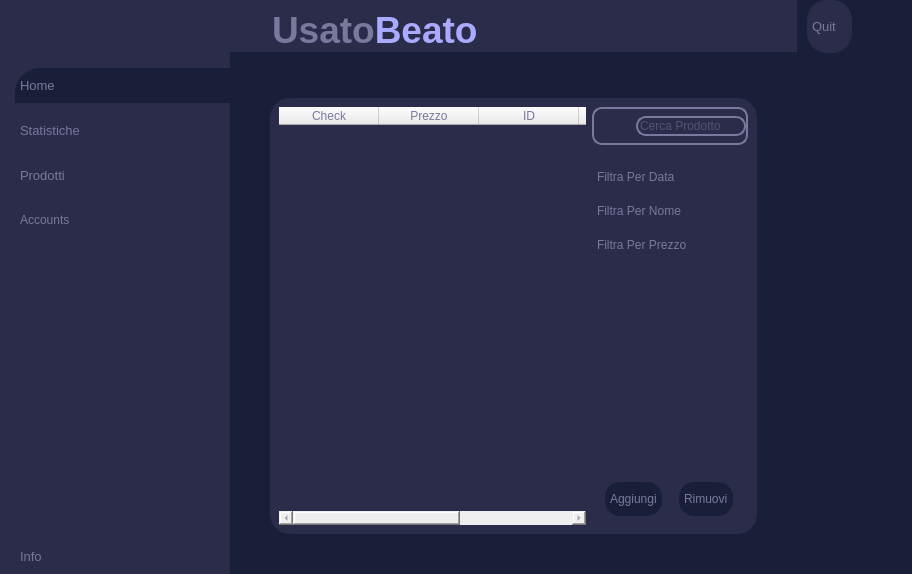
<?xml version="1.0" encoding="UTF-8"?>
<ui version="4.0">
 <class>MainWindow</class>
 <widget class="QMainWindow" name="MainWindow">
  <property name="geometry">
   <rect>
    <x>0</x>
    <y>0</y>
    <width>912</width>
    <height>574</height>
   </rect>
  </property>
  <property name="windowTitle">
   <string>MainWindow</string>
  </property>
  <property name="styleSheet">
   <string notr="true">#MainWindow{
	background-color:#1a1f39;
}</string>
  </property>
  <widget class="QWidget" name="centralwidget">
   <property name="styleSheet">
    <string notr="true">
*{
color: #78799c;
border: none;
}

#frame_2, #frame_5{
	background-color: #2a2c49;
}

#mainBody,#centralwidget{
	background-color: #1a1f39;
}

QLineEdit{
	background-color:transparent;
}

#searchFrame, QLineEdit{
	border-radius: 10px;
	border: 2px solid #78799c;
}

#appHeader{
	color:#78799c;
}

#prodottiHeader{
	color:  #a06ce3;
}

#avantiarw{
	border: 1px solid #a06ce3;
	background-color: #a06ce3 ;
	border-radius: 5px;
	
}

#finestreSecondarie{
	background-color: #2a2c49;
	border: solid;
	border-radius: 20px;
}

QLabel{
	color:#78799c;
}

#mainFrame{
	background-color: #2a2c49;
}

#homeBtn{
	color:#78799c;
	background-color:#1a1f39;
	padding : 10px 5px;
	text-align:left;
	border-top-left-radius:25px;
}

QPushButton{
	padding : 10px 5px;
	text-align:left;
	color:#78799c;
	font: 10pt &quot;Leelawadee UI&quot;;
}


#frame_3{
	background-color:#2a2c49;
	border: solid;
	border-radius: 20px;
}
QTableWidget{
	background-color:#2a2c49;
	border: solid;
}
</string>
   </property>
   <layout class="QHBoxLayout" name="horizontalLayout">
    <property name="spacing">
     <number>0</number>
    </property>
    <property name="leftMargin">
     <number>0</number>
    </property>
    <property name="topMargin">
     <number>0</number>
    </property>
    <property name="rightMargin">
     <number>0</number>
    </property>
    <property name="bottomMargin">
     <number>0</number>
    </property>
    <item>
     <widget class="QCustomSlideMenu" name="leftMenu" native="true">
      <property name="minimumSize">
       <size>
        <width>230</width>
        <height>0</height>
       </size>
      </property>
      <property name="maximumSize">
       <size>
        <width>230</width>
        <height>16777215</height>
       </size>
      </property>
      <layout class="QVBoxLayout" name="verticalLayout_3">
       <property name="spacing">
        <number>0</number>
       </property>
       <property name="leftMargin">
        <number>0</number>
       </property>
       <property name="topMargin">
        <number>0</number>
       </property>
       <property name="rightMargin">
        <number>0</number>
       </property>
       <property name="bottomMargin">
        <number>0</number>
       </property>
       <item>
        <widget class="QFrame" name="frame_5">
         <property name="frameShape">
          <enum>QFrame::StyledPanel</enum>
         </property>
         <property name="frameShadow">
          <enum>QFrame::Raised</enum>
         </property>
         <layout class="QHBoxLayout" name="horizontalLayout_9">
          <property name="spacing">
           <number>0</number>
          </property>
          <property name="leftMargin">
           <number>0</number>
          </property>
          <property name="topMargin">
           <number>68</number>
          </property>
          <property name="rightMargin">
           <number>0</number>
          </property>
          <property name="bottomMargin">
           <number>0</number>
          </property>
         </layout>
        </widget>
       </item>
       <item>
        <widget class="QFrame" name="frame_2">
         <property name="sizePolicy">
          <sizepolicy hsizetype="Preferred" vsizetype="Expanding">
           <horstretch>0</horstretch>
           <verstretch>0</verstretch>
          </sizepolicy>
         </property>
         <property name="frameShape">
          <enum>QFrame::StyledPanel</enum>
         </property>
         <property name="frameShadow">
          <enum>QFrame::Raised</enum>
         </property>
         <layout class="QVBoxLayout" name="verticalLayout_4">
          <property name="spacing">
           <number>0</number>
          </property>
          <property name="leftMargin">
           <number>0</number>
          </property>
          <property name="topMargin">
           <number>0</number>
          </property>
          <property name="rightMargin">
           <number>0</number>
          </property>
          <property name="bottomMargin">
           <number>0</number>
          </property>
          <item>
           <widget class="QFrame" name="frame_6">
            <property name="sizePolicy">
             <sizepolicy hsizetype="Preferred" vsizetype="Expanding">
              <horstretch>0</horstretch>
              <verstretch>0</verstretch>
             </sizepolicy>
            </property>
            <property name="frameShape">
             <enum>QFrame::StyledPanel</enum>
            </property>
            <property name="frameShadow">
             <enum>QFrame::Raised</enum>
            </property>
            <layout class="QVBoxLayout" name="verticalLayout_5">
             <property name="spacing">
              <number>10</number>
             </property>
             <property name="leftMargin">
              <number>15</number>
             </property>
             <property name="topMargin">
              <number>0</number>
             </property>
             <property name="rightMargin">
              <number>0</number>
             </property>
             <property name="bottomMargin">
              <number>0</number>
             </property>
             <item>
              <widget class="QPushButton" name="homeBtn">
               <property name="font">
                <font>
                 <family>Leelawadee UI</family>
                 <pointsize>10</pointsize>
                 <weight>50</weight>
                 <italic>false</italic>
                 <bold>false</bold>
                </font>
               </property>
               <property name="cursor">
                <cursorShape>PointingHandCursor</cursorShape>
               </property>
               <property name="text">
                <string>Home</string>
               </property>
               <property name="icon">
                <iconset resource="resources.qrc">
                 <normaloff>:/purpleIcons/assets/#78799c(purple) icons/home.svg</normaloff>:/purpleIcons/assets/#78799c(purple) icons/home.svg</iconset>
               </property>
               <property name="iconSize">
                <size>
                 <width>24</width>
                 <height>24</height>
                </size>
               </property>
              </widget>
             </item>
             <item>
              <widget class="QPushButton" name="statisticBtn">
               <property name="font">
                <font>
                 <family>Leelawadee UI</family>
                 <pointsize>10</pointsize>
                 <weight>50</weight>
                 <italic>false</italic>
                 <bold>false</bold>
                </font>
               </property>
               <property name="cursor">
                <cursorShape>PointingHandCursor</cursorShape>
               </property>
               <property name="text">
                <string>Statistiche</string>
               </property>
               <property name="icon">
                <iconset resource="resources.qrc">
                 <normaloff>:/purpleIcons/assets/#78799c(purple) icons/trending-up.svg</normaloff>:/purpleIcons/assets/#78799c(purple) icons/trending-up.svg</iconset>
               </property>
               <property name="iconSize">
                <size>
                 <width>24</width>
                 <height>24</height>
                </size>
               </property>
              </widget>
             </item>
             <item>
              <widget class="QPushButton" name="prodottiBtn">
               <property name="font">
                <font>
                 <family>Leelawadee UI</family>
                 <pointsize>10</pointsize>
                 <weight>50</weight>
                 <italic>false</italic>
                 <bold>false</bold>
                </font>
               </property>
               <property name="cursor">
                <cursorShape>PointingHandCursor</cursorShape>
               </property>
               <property name="text">
                <string>Prodotti</string>
               </property>
               <property name="icon">
                <iconset resource="resources.qrc">
                 <normaloff>:/purpleIcons/assets/#78799c(purple) icons/shopping-cart.svg</normaloff>:/purpleIcons/assets/#78799c(purple) icons/shopping-cart.svg</iconset>
               </property>
               <property name="iconSize">
                <size>
                 <width>24</width>
                 <height>24</height>
                </size>
               </property>
              </widget>
             </item>
             <item>
              <widget class="QPushButton" name="accountBtn">
               <property name="cursor">
                <cursorShape>PointingHandCursor</cursorShape>
               </property>
               <property name="text">
                <string>Accounts</string>
               </property>
               <property name="icon">
                <iconset resource="resources.qrc">
                 <normaloff>:/purpleIcons/assets/#78799c(purple) icons/users.svg</normaloff>:/purpleIcons/assets/#78799c(purple) icons/users.svg</iconset>
               </property>
              </widget>
             </item>
             <item alignment="Qt::AlignBottom">
              <widget class="QPushButton" name="infoBtn">
               <property name="font">
                <font>
                 <family>Leelawadee UI</family>
                 <pointsize>10</pointsize>
                 <weight>50</weight>
                 <italic>false</italic>
                 <bold>false</bold>
                </font>
               </property>
               <property name="cursor">
                <cursorShape>PointingHandCursor</cursorShape>
               </property>
               <property name="text">
                <string>Info</string>
               </property>
               <property name="icon">
                <iconset resource="resources.qrc">
                 <normaloff>:/purpleIcons/assets/#78799c(purple) icons/info.svg</normaloff>:/purpleIcons/assets/#78799c(purple) icons/info.svg</iconset>
               </property>
               <property name="iconSize">
                <size>
                 <width>24</width>
                 <height>24</height>
                </size>
               </property>
              </widget>
             </item>
            </layout>
           </widget>
          </item>
         </layout>
        </widget>
       </item>
      </layout>
     </widget>
    </item>
    <item>
     <widget class="QWidget" name="mainBody" native="true">
      <property name="sizePolicy">
       <sizepolicy hsizetype="Expanding" vsizetype="Preferred">
        <horstretch>0</horstretch>
        <verstretch>0</verstretch>
       </sizepolicy>
      </property>
      <property name="minimumSize">
       <size>
        <width>0</width>
        <height>0</height>
       </size>
      </property>
      <layout class="QVBoxLayout" name="verticalLayout">
       <property name="leftMargin">
        <number>0</number>
       </property>
       <property name="topMargin">
        <number>0</number>
       </property>
       <property name="rightMargin">
        <number>0</number>
       </property>
       <property name="bottomMargin">
        <number>0</number>
       </property>
       <item alignment="Qt::AlignTop">
        <widget class="QWidget" name="mainFrame" native="true">
         <layout class="QHBoxLayout" name="horizontalLayout_2">
          <property name="leftMargin">
           <number>0</number>
          </property>
          <property name="rightMargin">
           <number>0</number>
          </property>
          <property name="bottomMargin">
           <number>0</number>
          </property>
          <item alignment="Qt::AlignLeft|Qt::AlignTop">
           <widget class="QWidget" name="widget" native="true">
            <layout class="QHBoxLayout" name="horizontalLayout_3">
             <property name="spacing">
              <number>0</number>
             </property>
             <property name="leftMargin">
              <number>0</number>
             </property>
             <property name="topMargin">
              <number>0</number>
             </property>
             <property name="rightMargin">
              <number>0</number>
             </property>
             <property name="bottomMargin">
              <number>0</number>
             </property>
             <item>
              <widget class="QPushButton" name="menuButton">
               <property name="text">
                <string/>
               </property>
               <property name="icon">
                <iconset resource="resources.qrc">
                 <normaloff>:/purpleIcons/assets/#78799c(purple) icons/menu.svg</normaloff>:/purpleIcons/assets/#78799c(purple) icons/menu.svg</iconset>
               </property>
               <property name="iconSize">
                <size>
                 <width>24</width>
                 <height>24</height>
                </size>
               </property>
              </widget>
             </item>
             <item>
              <widget class="QLabel" name="applicationName">
               <property name="text">
                <string>&lt;html&gt;&lt;head/&gt;&lt;body&gt;&lt;p&gt;&lt;span style=&quot; font-size:28pt; font-weight:600;&quot;&gt;Usato&lt;/span&gt;&lt;span style=&quot; font-size:28pt; font-weight:600; color:#aaaaff;&quot;&gt;Beato&lt;/span&gt;&lt;/p&gt;&lt;/body&gt;&lt;/html&gt;</string>
               </property>
              </widget>
             </item>
            </layout>
           </widget>
          </item>
          <item alignment="Qt::AlignHCenter|Qt::AlignTop">
           <widget class="QWidget" name="widget_2" native="true">
            <layout class="QHBoxLayout" name="horizontalLayout_4"/>
           </widget>
          </item>
          <item alignment="Qt::AlignRight|Qt::AlignTop">
           <widget class="QWidget" name="widget_3" native="true">
            <layout class="QHBoxLayout" name="horizontalLayout_6">
             <property name="spacing">
              <number>0</number>
             </property>
             <property name="leftMargin">
              <number>0</number>
             </property>
             <property name="topMargin">
              <number>0</number>
             </property>
             <property name="rightMargin">
              <number>0</number>
             </property>
             <property name="bottomMargin">
              <number>0</number>
             </property>
             <item>
              <widget class="QPushButton" name="accountButton">
               <property name="cursor">
                <cursorShape>PointingHandCursor</cursorShape>
               </property>
               <property name="text">
                <string/>
               </property>
               <property name="icon">
                <iconset resource="resources.qrc">
                 <normaloff>:/purpleIcons/assets/#78799c(purple) icons/user.svg</normaloff>:/purpleIcons/assets/#78799c(purple) icons/user.svg</iconset>
               </property>
               <property name="iconSize">
                <size>
                 <width>32</width>
                 <height>32</height>
                </size>
               </property>
              </widget>
             </item>
            </layout>
           </widget>
          </item>
         </layout>
        </widget>
       </item>
       <item>
        <widget class="QWidget" name="widget_4" native="true">
         <property name="sizePolicy">
          <sizepolicy hsizetype="Preferred" vsizetype="Expanding">
           <horstretch>0</horstretch>
           <verstretch>0</verstretch>
          </sizepolicy>
         </property>
         <layout class="QVBoxLayout" name="verticalLayout_2">
          <property name="leftMargin">
           <number>40</number>
          </property>
          <property name="topMargin">
           <number>40</number>
          </property>
          <property name="rightMargin">
           <number>40</number>
          </property>
          <property name="bottomMargin">
           <number>40</number>
          </property>
          <item>
           <widget class="QStackedWidget" name="finestreSecondarie">
            <property name="currentIndex">
             <number>3</number>
            </property>
            <widget class="QWidget" name="home">
             <layout class="QVBoxLayout" name="verticalLayout_8">
              <item>
               <widget class="QLabel" name="label_6">
                <property name="text">
                 <string>HOME</string>
                </property>
               </widget>
              </item>
             </layout>
            </widget>
            <widget class="QWidget" name="statistiche">
             <widget class="QLabel" name="label">
              <property name="geometry">
               <rect>
                <x>180</x>
                <y>160</y>
                <width>55</width>
                <height>16</height>
               </rect>
              </property>
              <property name="text">
               <string>Statistiche</string>
              </property>
             </widget>
            </widget>
            <widget class="QWidget" name="accounts">
             <widget class="QLabel" name="label_5">
              <property name="geometry">
               <rect>
                <x>200</x>
                <y>130</y>
                <width>55</width>
                <height>16</height>
               </rect>
              </property>
              <property name="text">
               <string>Accounts</string>
              </property>
             </widget>
            </widget>
            <widget class="QWidget" name="prodotti">
             <layout class="QHBoxLayout" name="horizontalLayout_7">
              <item>
               <widget class="QTableWidget" name="tableWidget">
                <column>
                 <property name="text">
                  <string>Check</string>
                 </property>
                 <property name="toolTip">
                  <string notr="true"/>
                 </property>
                 <property name="background">
                  <color>
                   <red>170</red>
                   <green>170</green>
                   <blue>255</blue>
                  </color>
                 </property>
                </column>
                <column>
                 <property name="text">
                  <string>Prezzo</string>
                 </property>
                </column>
                <column>
                 <property name="text">
                  <string>ID</string>
                 </property>
                </column>
                <column>
                 <property name="text">
                  <string>Nome</string>
                 </property>
                </column>
                <column>
                 <property name="text">
                  <string>Data</string>
                 </property>
                </column>
               </widget>
              </item>
              <item>
               <widget class="QFrame" name="frame">
                <property name="sizePolicy">
                 <sizepolicy hsizetype="Preferred" vsizetype="Preferred">
                  <horstretch>0</horstretch>
                  <verstretch>0</verstretch>
                 </sizepolicy>
                </property>
                <property name="minimumSize">
                 <size>
                  <width>100</width>
                  <height>0</height>
                 </size>
                </property>
                <property name="frameShape">
                 <enum>QFrame::StyledPanel</enum>
                </property>
                <property name="frameShadow">
                 <enum>QFrame::Raised</enum>
                </property>
                <layout class="QVBoxLayout" name="verticalLayout_9">
                 <property name="spacing">
                  <number>0</number>
                 </property>
                 <property name="leftMargin">
                  <number>0</number>
                 </property>
                 <property name="topMargin">
                  <number>0</number>
                 </property>
                 <property name="rightMargin">
                  <number>0</number>
                 </property>
                 <property name="bottomMargin">
                  <number>0</number>
                 </property>
                 <item alignment="Qt::AlignHCenter">
                  <widget class="QFrame" name="searchFrame">
                   <property name="maximumSize">
                    <size>
                     <width>200</width>
                     <height>16777215</height>
                    </size>
                   </property>
                   <property name="font">
                    <font>
                     <stylestrategy>PreferDefault</stylestrategy>
                    </font>
                   </property>
                   <property name="cursor">
                    <cursorShape>IBeamCursor</cursorShape>
                   </property>
                   <property name="focusPolicy">
                    <enum>Qt::NoFocus</enum>
                   </property>
                   <property name="contextMenuPolicy">
                    <enum>Qt::CustomContextMenu</enum>
                   </property>
                   <property name="toolTip">
                    <string/>
                   </property>
                   <property name="whatsThis">
                    <string/>
                   </property>
                   <property name="accessibleName">
                    <string/>
                   </property>
                   <property name="accessibleDescription">
                    <string/>
                   </property>
                   <property name="frameShape">
                    <enum>QFrame::StyledPanel</enum>
                   </property>
                   <property name="frameShadow">
                    <enum>QFrame::Raised</enum>
                   </property>
                   <layout class="QHBoxLayout" name="horizontalLayout_8">
                    <property name="spacing">
                     <number>0</number>
                    </property>
                    <property name="leftMargin">
                     <number>0</number>
                    </property>
                    <property name="topMargin">
                     <number>0</number>
                    </property>
                    <property name="rightMargin">
                     <number>0</number>
                    </property>
                    <property name="bottomMargin">
                     <number>0</number>
                    </property>
                    <item>
                     <widget class="QPushButton" name="pushButton_6">
                      <property name="text">
                       <string/>
                      </property>
                      <property name="icon">
                       <iconset resource="resources.qrc">
                        <normaloff>:/purpleIcons/assets/#78799c(purple) icons/search.svg</normaloff>:/purpleIcons/assets/#78799c(purple) icons/search.svg</iconset>
                      </property>
                     </widget>
                    </item>
                    <item>
                     <widget class="QLineEdit" name="search_le">
                      <property name="inputMask">
                       <string/>
                      </property>
                      <property name="text">
                       <string/>
                      </property>
                      <property name="placeholderText">
                       <string>Cerca Prodotto</string>
                      </property>
                     </widget>
                    </item>
                   </layout>
                  </widget>
                 </item>
                 <item>
                  <widget class="QFrame" name="frame_4">
                   <property name="sizePolicy">
                    <sizepolicy hsizetype="Preferred" vsizetype="Expanding">
                     <horstretch>0</horstretch>
                     <verstretch>0</verstretch>
                    </sizepolicy>
                   </property>
                   <property name="frameShape">
                    <enum>QFrame::StyledPanel</enum>
                   </property>
                   <property name="frameShadow">
                    <enum>QFrame::Raised</enum>
                   </property>
                   <layout class="QVBoxLayout" name="verticalLayout_10">
                    <property name="spacing">
                     <number>0</number>
                    </property>
                    <property name="leftMargin">
                     <number>0</number>
                    </property>
                    <property name="topMargin">
                     <number>0</number>
                    </property>
                    <property name="rightMargin">
                     <number>0</number>
                    </property>
                    <property name="bottomMargin">
                     <number>0</number>
                    </property>
                    <item alignment="Qt::AlignTop">
                     <widget class="QFrame" name="frame_7">
                      <property name="frameShape">
                       <enum>QFrame::StyledPanel</enum>
                      </property>
                      <property name="frameShadow">
                       <enum>QFrame::Raised</enum>
                      </property>
                      <layout class="QHBoxLayout" name="horizontalLayout_10">
                       <property name="spacing">
                        <number>0</number>
                       </property>
                       <property name="leftMargin">
                        <number>0</number>
                       </property>
                       <property name="topMargin">
                        <number>15</number>
                       </property>
                       <property name="rightMargin">
                        <number>0</number>
                       </property>
                       <property name="bottomMargin">
                        <number>0</number>
                       </property>
                       <item alignment="Qt::AlignTop">
                        <widget class="QGroupBox" name="groupBox">
                         <property name="title">
                          <string/>
                         </property>
                         <layout class="QVBoxLayout">
                          <property name="spacing">
                           <number>0</number>
                          </property>
                          <property name="leftMargin">
                           <number>0</number>
                          </property>
                          <property name="topMargin">
                           <number>0</number>
                          </property>
                          <property name="rightMargin">
                           <number>0</number>
                          </property>
                          <property name="bottomMargin">
                           <number>0</number>
                          </property>
                          <item>
                           <widget class="QPushButton" name="pushButton_4">
                            <property name="cursor">
                             <cursorShape>PointingHandCursor</cursorShape>
                            </property>
                            <property name="text">
                             <string>Filtra Per Data</string>
                            </property>
                            <property name="icon">
                             <iconset resource="resources.qrc">
                              <normaloff>:/purpleIcons/assets/#78799c(purple) icons/filter.svg</normaloff>:/purpleIcons/assets/#78799c(purple) icons/filter.svg</iconset>
                            </property>
                           </widget>
                          </item>
                          <item>
                           <widget class="QPushButton" name="pushButton_5">
                            <property name="cursor">
                             <cursorShape>PointingHandCursor</cursorShape>
                            </property>
                            <property name="text">
                             <string>Filtra Per Nome</string>
                            </property>
                            <property name="icon">
                             <iconset resource="resources.qrc">
                              <normaloff>:/purpleIcons/assets/#78799c(purple) icons/filter.svg</normaloff>:/purpleIcons/assets/#78799c(purple) icons/filter.svg</iconset>
                            </property>
                           </widget>
                          </item>
                          <item alignment="Qt::AlignTop">
                           <widget class="QPushButton" name="pushButton_2">
                            <property name="cursor">
                             <cursorShape>PointingHandCursor</cursorShape>
                            </property>
                            <property name="text">
                             <string>Filtra Per Prezzo</string>
                            </property>
                            <property name="icon">
                             <iconset resource="resources.qrc">
                              <normaloff>:/purpleIcons/assets/#78799c(purple) icons/filter.svg</normaloff>:/purpleIcons/assets/#78799c(purple) icons/filter.svg</iconset>
                            </property>
                           </widget>
                          </item>
                         </layout>
                        </widget>
                       </item>
                      </layout>
                     </widget>
                    </item>
                   </layout>
                  </widget>
                 </item>
                 <item alignment="Qt::AlignTop">
                  <widget class="QFrame" name="frame_salva_rimuovi">
                   <property name="sizePolicy">
                    <sizepolicy hsizetype="Preferred" vsizetype="Expanding">
                     <horstretch>0</horstretch>
                     <verstretch>0</verstretch>
                    </sizepolicy>
                   </property>
                   <property name="minimumSize">
                    <size>
                     <width>0</width>
                     <height>30</height>
                    </size>
                   </property>
                   <property name="styleSheet">
                    <string notr="true">QPushButton{
	color:#78799c;
	background-color:#1a1f39;
	border-radius: 15px;
	padding : 10px 5px;
	text-align:left;
	padding : 10px 5px;
	text-align:left;
	color:#78799c;
	font: 10pt &quot;Leelawadee UI&quot;;
}
</string>
                   </property>
                   <property name="frameShape">
                    <enum>QFrame::StyledPanel</enum>
                   </property>
                   <property name="frameShadow">
                    <enum>QFrame::Raised</enum>
                   </property>
                   <layout class="QHBoxLayout" name="horizontalLayout_5">
                    <item alignment="Qt::AlignHCenter">
                     <widget class="QPushButton" name="aggiungiBtn">
                      <property name="cursor">
                       <cursorShape>PointingHandCursor</cursorShape>
                      </property>
                      <property name="text">
                       <string>Aggiungi</string>
                      </property>
                      <property name="icon">
                       <iconset resource="resources.qrc">
                        <normaloff>:/purpleIcons/assets/#78799c(purple) icons/plus.svg</normaloff>:/purpleIcons/assets/#78799c(purple) icons/plus.svg</iconset>
                      </property>
                     </widget>
                    </item>
                    <item alignment="Qt::AlignHCenter">
                     <widget class="QPushButton" name="rimuoviBtn">
                      <property name="cursor">
                       <cursorShape>PointingHandCursor</cursorShape>
                      </property>
                      <property name="text">
                       <string>Rimuovi</string>
                      </property>
                      <property name="icon">
                       <iconset resource="resources.qrc">
                        <normaloff>:/purpleIcons/assets/#78799c(purple) icons/minus.svg</normaloff>:/purpleIcons/assets/#78799c(purple) icons/minus.svg</iconset>
                      </property>
                     </widget>
                    </item>
                   </layout>
                  </widget>
                 </item>
                </layout>
               </widget>
              </item>
             </layout>
            </widget>
            <widget class="QWidget" name="aggiungiProdottopg">
             <layout class="QHBoxLayout" name="horizontalLayout_11">
              <item>
               <widget class="QFrame" name="addProdottoFrm">
                <property name="frameShape">
                 <enum>QFrame::StyledPanel</enum>
                </property>
                <property name="frameShadow">
                 <enum>QFrame::Raised</enum>
                </property>
                <layout class="QVBoxLayout" name="verticalLayout_11">
                 <property name="spacing">
                  <number>0</number>
                 </property>
                 <property name="leftMargin">
                  <number>0</number>
                 </property>
                 <property name="topMargin">
                  <number>0</number>
                 </property>
                 <property name="rightMargin">
                  <number>0</number>
                 </property>
                 <property name="bottomMargin">
                  <number>0</number>
                 </property>
                 <item>
                  <widget class="QLineEdit" name="nomeLe">
                   <property name="font">
                    <font>
                     <pointsize>10</pointsize>
                     <weight>75</weight>
                     <bold>true</bold>
                    </font>
                   </property>
                   <property name="cursorPosition">
                    <number>0</number>
                   </property>
                   <property name="placeholderText">
                    <string>Nome Prodotto</string>
                   </property>
                  </widget>
                 </item>
                 <item>
                  <widget class="QLineEdit" name="idAccountLe">
                   <property name="font">
                    <font>
                     <pointsize>10</pointsize>
                     <weight>75</weight>
                     <bold>true</bold>
                    </font>
                   </property>
                   <property name="placeholderText">
                    <string>idAccount</string>
                   </property>
                  </widget>
                 </item>
                 <item>
                  <widget class="QLineEdit" name="prezzoLe">
                   <property name="font">
                    <font>
                     <pointsize>10</pointsize>
                     <weight>75</weight>
                     <bold>true</bold>
                    </font>
                   </property>
                   <property name="placeholderText">
                    <string>Prezzo</string>
                   </property>
                  </widget>
                 </item>
                 <item>
                  <widget class="QLineEdit" name="idCategoriaLe">
                   <property name="font">
                    <font>
                     <pointsize>10</pointsize>
                     <weight>75</weight>
                     <bold>true</bold>
                    </font>
                   </property>
                   <property name="placeholderText">
                    <string>idCategoria</string>
                   </property>
                  </widget>
                 </item>
                 <item>
                  <widget class="QLineEdit" name="idScaffaleLe">
                   <property name="font">
                    <font>
                     <pointsize>10</pointsize>
                     <weight>75</weight>
                     <bold>true</bold>
                    </font>
                   </property>
                   <property name="placeholderText">
                    <string>idScaffale</string>
                   </property>
                  </widget>
                 </item>
                 <item alignment="Qt::AlignHCenter">
                  <widget class="QPushButton" name="saveBtn">
                   <property name="cursor">
                    <cursorShape>PointingHandCursor</cursorShape>
                   </property>
                   <property name="styleSheet">
                    <string notr="true">QPushButton{
	color:#78799c;
	background-color:#1a1f39;
	border-radius: 15px;
	padding : 10px 5px;
	text-align:left;
	padding : 10px 5px;
	text-align:left;
	color:#78799c;
	font: 10pt &quot;Leelawadee UI&quot;;
}</string>
                   </property>
                   <property name="text">
                    <string>Salva</string>
                   </property>
                   <property name="icon">
                    <iconset resource="resources.qrc">
                     <normaloff>:/purpleIcons/assets/#78799c(purple) icons/save.svg</normaloff>:/purpleIcons/assets/#78799c(purple) icons/save.svg</iconset>
                   </property>
                  </widget>
                 </item>
                </layout>
               </widget>
              </item>
             </layout>
            </widget>
           </widget>
          </item>
         </layout>
        </widget>
       </item>
      </layout>
     </widget>
    </item>
    <item>
     <widget class="QCustomSlideMenu" name="profileCont" native="true">
      <property name="sizePolicy">
       <sizepolicy hsizetype="Maximum" vsizetype="Preferred">
        <horstretch>0</horstretch>
        <verstretch>0</verstretch>
       </sizepolicy>
      </property>
      <property name="minimumSize">
       <size>
        <width>115</width>
        <height>0</height>
       </size>
      </property>
      <layout class="QVBoxLayout" name="verticalLayout_6">
       <property name="spacing">
        <number>0</number>
       </property>
       <property name="leftMargin">
        <number>10</number>
       </property>
       <property name="topMargin">
        <number>0</number>
       </property>
       <property name="rightMargin">
        <number>0</number>
       </property>
       <property name="bottomMargin">
        <number>0</number>
       </property>
       <item alignment="Qt::AlignTop">
        <widget class="QFrame" name="frame_3">
         <property name="sizePolicy">
          <sizepolicy hsizetype="Fixed" vsizetype="Preferred">
           <horstretch>0</horstretch>
           <verstretch>0</verstretch>
          </sizepolicy>
         </property>
         <property name="minimumSize">
          <size>
           <width>30</width>
           <height>30</height>
          </size>
         </property>
         <property name="frameShape">
          <enum>QFrame::StyledPanel</enum>
         </property>
         <property name="frameShadow">
          <enum>QFrame::Raised</enum>
         </property>
         <layout class="QVBoxLayout" name="verticalLayout_7">
          <property name="leftMargin">
           <number>0</number>
          </property>
          <property name="rightMargin">
           <number>11</number>
          </property>
          <item>
           <widget class="QPushButton" name="quitBtn">
            <property name="sizePolicy">
             <sizepolicy hsizetype="Minimum" vsizetype="Fixed">
              <horstretch>0</horstretch>
              <verstretch>0</verstretch>
             </sizepolicy>
            </property>
            <property name="font">
             <font>
              <family>Leelawadee UI</family>
              <pointsize>10</pointsize>
              <weight>50</weight>
              <italic>false</italic>
              <bold>false</bold>
             </font>
            </property>
            <property name="cursor">
             <cursorShape>PointingHandCursor</cursorShape>
            </property>
            <property name="text">
             <string>Quit</string>
            </property>
            <property name="icon">
             <iconset resource="resources.qrc">
              <normaloff>:/purpleIcons/assets/#78799c(purple) icons/x-octagon.svg</normaloff>:/purpleIcons/assets/#78799c(purple) icons/x-octagon.svg</iconset>
            </property>
            <property name="iconSize">
             <size>
              <width>32</width>
              <height>32</height>
             </size>
            </property>
           </widget>
          </item>
         </layout>
        </widget>
       </item>
      </layout>
     </widget>
    </item>
   </layout>
  </widget>
 </widget>
 <customwidgets>
  <customwidget>
   <class>QCustomSlideMenu</class>
   <extends>QWidget</extends>
   <header location="global">Custom_Widgets.Widgets.h</header>
   <container>1</container>
  </customwidget>
 </customwidgets>
 <resources>
  <include location="resources.qrc"/>
  <include location="resources.qrc"/>
  <include location="resources.qrc"/>
 </resources>
 <connections/>
</ui>
